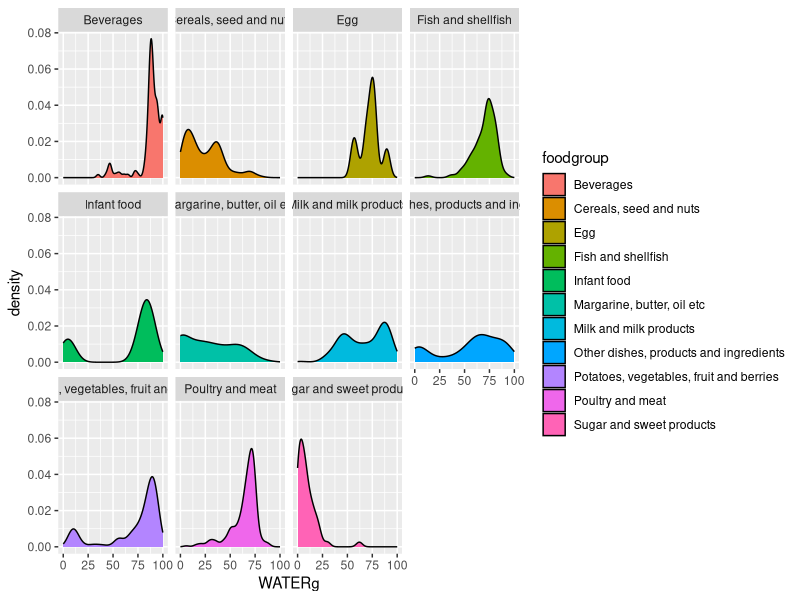

Write the R code that produced this figure. (Note: this script raises an error after producing the figure.)

# 0) Loading packages and data ----

library(tidyverse)

# Restore the NO21 fish object
#data.df <- readRDS(file = "NO21/fish_NO21.rds")

# Loading the data

data.df <- read.csv(here::here("Output", "NO21_FCT_FAO_Tags.csv"))

names(data.df)
str(data.df)

# Checking food component variables

names(data.df)[4:60]
n1 <- 4
n2 <- 60

# Converting as numeric
data.df[, c(n1:n2)] <- apply(data.df[, c(n1:n2)], 2, as.numeric)

# Checking food groups

unique(data.df$foodgroup)

#  
## Checking proximate values by foodgroup ----
## Change the name of the food component to check

nv <- "WATERg"


ggplot(data.df, aes(x = !!sym(nv), fill = foodgroup)) +
  geom_density() +
  facet_wrap(~foodgroup)


#04.208, 04.313

subset(data.df, fdc_id == "04.313", 
       select=c(food_desc, WATERg, CHOAVLg))


data.df$product_desc <- recode(data.df$product_type, "1" = "raw", 
                               "2" = "frozen whole", "3" = "fresh fillet", 
                               "4" = "frozen fillet", 
       "5" = "cured", "6" = "canned", "7" = "preparations")

# Sum of Proximate (SOP)----

# Calculating SOP and ASHg 

#Ash value (g/100 g EP)> (CA (mg) + FE (mg) + MG (mg)+ P (mg) + K (mg) + 
#NA (mg) + ZN (mg)+ CU (mg) + MN (mg) + CL (mg))/1000

#sum of proximates (=∑of water + protein + fat + available carbohydrates + dietary fibre + alcohol + ash)

#We calculate ASHg as the formula above and as difference from the total component

test_df <- NO_FCT_Data %>%
  mutate_at(c("CAmg", "FEmg", "MGmg", "Pmg",
              "Kmg", "NAmg", "ZNmg", "CUmg", "WATERg", 
              "PROCNTg", "FAT_g",  "CHOAVLg", "FIBTGg", "ALCg"), as.numeric) %>% 
  mutate(CLmg_cal = NAmg*2.5) %>%
  mutate(ASHg_std =  (CAmg+ FEmg+ MGmg+ Pmg+ Kmg+ NAmg+
                        ZNmg+ CUmg+ CLmg_cal)/1000) %>%
  mutate(SOP_std = (WATERg + PROCNTg + FAT_g + CHOAVLg + FIBTGg + ALCg +
                      ASHg_std)) %>% 
  mutate(CHOAVLDFg_std = 100-(WATERg + PROCNTg + FAT_g + FIBTGg + ALCg +
                                ASHg_std)) %>% 
  mutate(ASHg_bydiff = 100-(WATERg + PROCNTg + FAT_g + FIBTGg + ALCg +
                              CHOAVLg)) %>% 
  mutate(ASHg_diff = ASHg_bydiff - ASHg_std)

#Checking fish entries outside the SOP range
#Remove 04.366 Surimi, LobNobs bc SOP_std was too small.

test_df%>% 
  #  filter( SOP_std < 105 & SOP_std > 95) %>% 
  filter( SOP_std < 95 | SOP_std > 105) %>% 
  select(ICS_FAOSTAT, fdc_id, food_desc,  SOP_std, FAT_g, ASHg_std, 
         CHOAVLg, WATERg, PROCNTg)

# Carbohydrates (CHOAVLg)----

#Checking CHOAVLg

#Checking CHOAVLg distribution
hist(as.numeric(NO_FCT_Data$CHOAVLg))

#Checking values included in Fisheries Global NCT w/ CHOAVLg > 0
NO_FCT_Data %>% filter(!is.na(ics_faostat_sua_english_description), as.numeric(CHOAVLg) > 0)

hist(as.numeric(NO_FCT_Data$CHOAVLg[!is.na(NO_FCT_Data$ics_faostat_sua_english_description) & as.numeric(NO_FCT_Data$CHOAVLg) > 0]), 
     xlab = "Carbohydrates (g/100g)",
     main = "Fish included in NO21 with CHOALVg > 0")

#Checking fresh (raw) fish w/ CHOAVLg > 0
NO_FCT_Data$food_desc[!is.na(NO_FCT_Data$ics_faostat_sua_english_description) & NO_FCT_Data$CHOAVLg > 0 & NO_FCT_Data$product_type<3]


#Identifying ICS description with CHOAVLg > 0
subset(NO_FCT_Data, !is.na(ics_faostat_sua_english_description) & 
         as.numeric(NO_FCT_Data$CHOAVLg) > 0) %>% 
  group_by(ics_faostat_sua_english_description) %>% 
  summarise(
    n = length(ISSCAAP),
    mean_WATERg=mean(as.numeric(WATERg)),
    # mean_ASHg = mean(as.numeric(ASHg), na.rm = T),
    mean_CHOAVLDFg =mean(as.numeric(CHOAVLg), na.rm =T))



ggplot(data.df, aes(x = CHOAVLg, y = product_type)) +
  geom_boxplot() 

## Absence of components: in Fish ----
## Fibre, Carbohydrates (in non-processed)

compo <- "CHOAVLg"

ggplot(data.df, aes(x = !!sym(compo), fill = product_desc)) +
  geom_density() +
  facet_wrap(~product_desc)

data.df$food_desc[data.df$product_type == "1"  & as.numeric(data.df$CHOAVLg)>0]


## Group specific sensible ranges: Fish ----
## Protein ~ 30 g/100 g EP 

ggplot(data.df, aes(x = PROCNTg, fill = product_desc)) +
  geom_density() +
  geom_vline(aes(xintercept=30), # Max for fish (INFOODS Guidelines)
             color="blue", linetype="dashed", size=1) +
  facet_wrap(~product_desc)


data.df$food_desc[as.numeric(data.df$FIBTGg)>0 ]
data.df$product_type[as.numeric(data.df$FIBTGg)>0 ]


NO_FCT_Data$food_desc[NO_FCT_Data$product_type == 1 & NO_FCT_Data$CHOAVLg>1]
NO_FCT_Data$scientific_name[NO_FCT_Data$product_type == 1 & NO_FCT_Data$CHOAVLg>1]

NO_FCT_Data$food_desc[NO_FCT_Data$product_type == 3]


#Checking those with higher CHOAVLg
#Pelagic fish, cured
#Cephalopods, preparations nei
#Demersal fish, preparations nei
#Pelagic fish, preparations nei

subset(NO_FCT_Data, as.numeric(CHOAVLg) > 10 &
         ics_faostat_sua_english_description == "Pelagic fish, preparations nei",
       select = c(fdc_id, food_desc,CHOAVLg ))

#visuaL
hist(data.df$CHOAVLg[data.df$ics_faostat_sua_english_description == "Demersal fish, preparations nei"],
     main = "Fish with high CHOAVLg",
     xlab = "Carbohydrates (g/100g)")

#Excluding:
#"04.373 - Caviar, polar" &
#"04.307- Caviar, cod roe with mayonnaise" SOP_std and CHOAVLg were both high and source of CHO was not reliable
#"04.089 Caviar, capelin roe" CHOAVLg was high and source of CHO was not reliable
#"04.323 Fish burger, breaded, fried, with bread, cheese, sauce, fast food restaurant" 


#Storing the isscaap of the fishery prod. w/ CHO >0 that were included to check
#the CHO, ASH and other NVs. 
isscaap <- unique(NO_FCT_Data$ISSCAAP[!is.na(NO_FCT_Data$ics_faostat_sua_english_description) & NO_FCT_Data$CHOAVLg > 0])
#We are storing a dataset with more information 

CHO_check <-  unique(subset(NO_FCT_Data, !is.na(ics_faostat_sua_english_description) & 
                              NO_FCT_Data$CHOAVLg > 0, 
                            select = c(ISSCAAP, product_type,ics_faostat_sua_english_description )))




test_df$CHO_diff <- test_df$CHOAVLg -test_df$CHOAVLDFg_std

hist(test_df$CHO_diff) 

x <- test_df %>%
  filter(!is.na(ics_faostat_sua_english_description), CHOAVLg > 0) %>%
  mutate(CHOAVLDFg_std = ifelse(CHOAVLDFg_std<0, 0, CHOAVLDFg_std)) %>% 
  select(food_desc, CHOAVLg, CHOAVLDFg_std, CHO_diff) %>% arrange(desc(CHO_diff))

# Calculating ASHg to be used for 

#Mean ASHg recalculated using CHO by difference formula
aggregate(test_df$ASHg_bydiff,
          list(test_df$ics_faostat_sua_english_description), FUN = mean)
#Mean ASHg difference between two methods 
aggregate(test_df$ASHg_diff,
          list(test_df$ics_faostat_sua_english_description), FUN = mean)

#Checking SUA fish cat. w/ high differences
subset(NO_FCT_Data,
       ics_faostat_sua_english_description == "Demersal fish, canned", 
       select = c(fdc_id, food_desc,CHOAVLg ))


